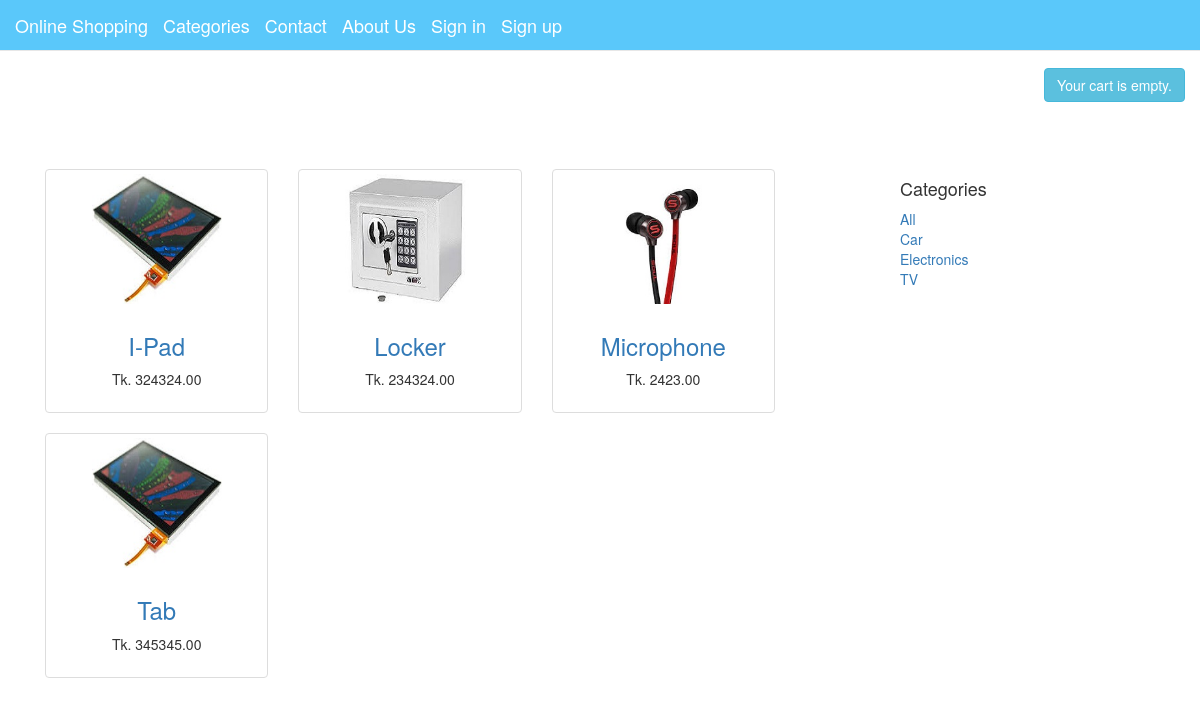
Screenshot of /electronics/ with the database file from the repository.
### shop/models.py (models this page shows, shortened)
class Product(models.Model):
    category = models.ForeignKey(Category, related_name='products',
                                 on_delete=models.CASCADE)
    name = models.CharField(max_length=100, db_index=True)
    slug = models.SlugField(max_length=100, db_index=True)
    description = models.TextField(blank=True)
    price = models.DecimalField(max_digits=10, decimal_places=2)
    available = models.BooleanField(default=True)
    stock = models.PositiveIntegerField()
    created_at = models.DateTimeField(auto_now_add=True)
    updated_at = models.DateTimeField(auto_now=True)
    image = models.ImageField(upload_to='products/%Y/%m/%d', blank=True)
    class Meta:
        ordering = ('name',)
        index_together = (('id', 'slug'),)
    def get_absolute_url(self):
        return reverse('shop:product_detail', args=[self.id, self.slug])

class Category(models.Model):
    name = models.CharField(max_length=150, db_index=True)
    slug = models.SlugField(max_length=150, unique=True, db_index=True)
    created_at = models.DateTimeField(auto_now_add=True)
    updated_at = models.DateTimeField(auto_now=True)
    class Meta:
        ordering = ('name',)
        verbose_name = 'category'
        verbose_name_plural = 'categories'
    def get_absolute_url(self):
        return reverse('shop:product_list_by_category', args=[self.slug])

### shop/views.py (the view)
# urls.py: path('', views.product_list, name='product_list'),
def product_list(request, category_slug=None):
    category = None
    categories = Category.objects.all()
    products = Product.objects.filter(available=True)
    if category_slug:
        category = get_object_or_404(Category, slug=category_slug)
        products = Product.objects.filter(category=category)
    context = {
        'category': category,
        'categories': categories,
        'products': products
    }
    return render(request, 'shop/product/list.html', context)

### cart/cart.py (called while the page is built)
    def __len__(self):
        return sum(item['quantity'] for item in self.cart.values())

### cart/context_processors.py (called while the page is built)
def cart(request):
    return {'cart': Cart(request)}

### shop/templates/shop/product/list.html (shortened to what this page needs)
{% extends 'shop/base.html' %}
{% load static %}
{% block content %}
<div class="container-fluid">
    <div class="row" style="margin-top: 6%">
        <div class="col-sm-8 blog-main">
            <div class="blog-post">
                <div class="row">
                    {% for product in products %}
                        <div class="col-md-4">
                            <div class="thumbnail">
                                 <a href="{{ product.get_absolute_url }}">
                                    <img src="{% if product.image %} {{ product.image.url }} {% else %} {% static 'img/default.jpg'%} {% endif %}" alt="..." style="height: 130px; width: auto">
                                    </a>
                                    <div class="caption">
                                        <h3 class="text-center">
                                        <a href="{{ product.get_absolute_url }}">{{ product.name }}</a>
                                        </h3>
                                        <p class="text-center">Tk. {{ product.price }}</p>
                                    </div>
                            </div>
                        </div>
                    {% endfor %}
                </div>
             </div>
            </div>
            <div class="col-sm-3 col-sm-offset-1 blog-sidebar">
                <div class="sidebar-module">
                    <h4>Categories</h4>
                    <ol class="list-unstyled">
                        <li {% if not category %} class="active"{% endif %}><a href="{% url 'shop:product_list' %}">All</a></li>
                        {% for c in categories %}
                        <li {% if category.slug == c.slug %} class="active"{% endif %}>
                        <a href="{{ c.get_absolute_url }}">{{ c.name }}</a>
                            </li>
                        {% endfor %}
                    </ol>
                </div>
            </div>
        </div>
</div>
{% endblock %}

### rows the page displays
Product: image (picture), name "I-Pad", price "324324.00"
Product: image (picture), name "Locker", price "234324.00"
Product: image (picture), name "Microphone", price "2423.00"
Product: image (picture), name "Tab", price "345345.00"
Category: name "Car"
Category: name "Electronics"
Category: name "TV"
